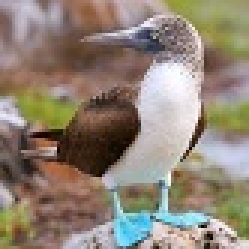
//> input picture Matching/figure/bird/bird_booby_1.jpg, 83 x 83 px (shown 3 times larger)
$ ./main   (built with g++ and OpenCV 4)
//> lines starting //> are read from the running program, lines starting //| are printed output that depends on the picture
#include <opencv2/highgui/highgui.hpp>
#include <opencv2/xfeatures2d/nonfree.hpp>
#include <opencv2/imgproc.hpp>
#include <iostream>

using namespace cv;
using namespace std;


int main()
{
    // [29 lines of commented-out code are left out]
    const char* img1 = "../figure/bird/bird_booby_1.jpg";// 5000,2000，对

    const char* img2 = "../figure/bird/all.png";
    //const char* img2 = "../figure/chinese/all.png";

    Mat image01 = imread(img1, IMREAD_COLOR);
//> image01 is the input picture: 83 rows x 83 cols, CV_8UC3; mean B, G, R 117.4, 131.4, 143.9
    Mat image02 = imread(img2, IMREAD_COLOR);
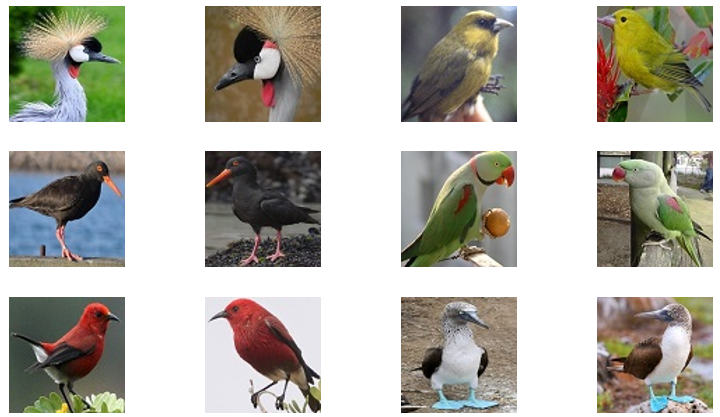
//> input picture Matching/figure/bird/all.png, 720 x 417 px
//> image02 is the input picture: 417 rows x 720 cols, CV_8UC3; mean B, G, R 173.2, 181.7, 183.7
    //imshow("p2", image01);
    //imshow("p1", image02);

    //灰度图转换
    Mat image1, image2;
    cvtColor(image01, image1, COLOR_RGB2GRAY);
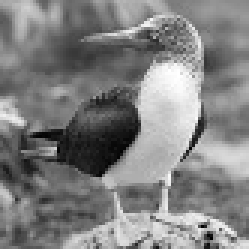
//> image1: 83 rows x 83 cols, CV_8UC1 (shown 3 times larger); min 1, max 255, mean 128.6
    cvtColor(image02, image2, COLOR_RGB2GRAY);
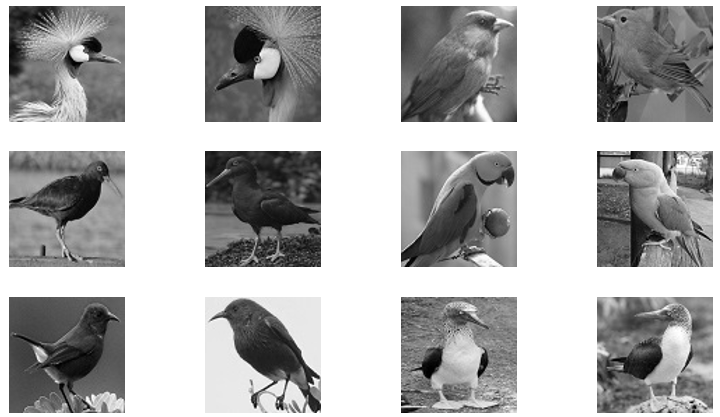
//> image2: 417 rows x 720 cols, CV_8UC1; min 0, max 255, mean 179.4


    //提取特征点
    Ptr<FeatureDetector> siftDetector = SIFT::create(5000);  // 海塞矩阵阈值，在这里调整精度，值越大点越少，越精准
    vector<KeyPoint> keyPoint1, keyPoint2;
    siftDetector->detect(image1, keyPoint1);
//> keyPoint1 = 85 keypoints; strongest (x, y, size): (70, 78, 1.8), (64, 47, 1.8), (57, 30, 13.6), (17, 50, 2.6)
    siftDetector->detect(image2, keyPoint2);
//> keyPoint2 = 1500 keypoints; strongest (x, y, size): (266, 206, 72.6), (598, 152, 2.1), (267, 346, 42.2), (402, 404, 2.2)

    if (keyPoint1.size() == 0)
    {
        cout << "image1无法检测出特征点！！" << endl;
        return -1;
    }
    if (keyPoint2.size() == 0)
    {
        cout << "image2无法检测出特征点！！" << endl;
        return -1;
    }


    //特征点描述，为下边的特征点匹配做准备
    Ptr<DescriptorExtractor> SiftDescriptor = SIFT::create(2000);
    Mat imageDesc1, imageDesc2;
    SiftDescriptor->compute(image1, keyPoint1, imageDesc1);
    SiftDescriptor->compute(image2, keyPoint2, imageDesc2);

    //获得匹配特征点，并提取最优配对
    FlannBasedMatcher matcher;
    vector<DMatch> matchePoints;

    matcher.match(imageDesc1, imageDesc2, matchePoints, Mat());
//> matchePoints = 85 matches
    cout << "total match points: " << matchePoints.size() << endl;
//| total match points: 85


    Mat img_match;
    drawMatches(image01, keyPoint1, image02, keyPoint2, matchePoints, img_match);
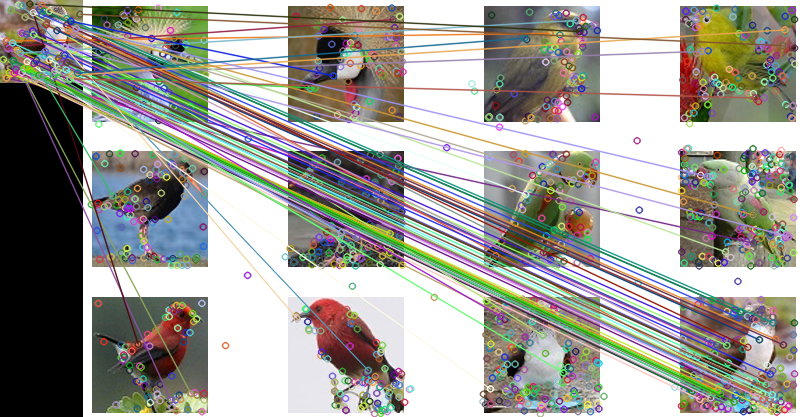
//> img_match: 417 rows x 803 cols, CV_8UC3; mean B, G, R 153.3, 159.2, 160.3

    imshow("match", img_match);
    //imwrite("first_match.jpg", first_match);
    waitKey();
    return 0;
}
